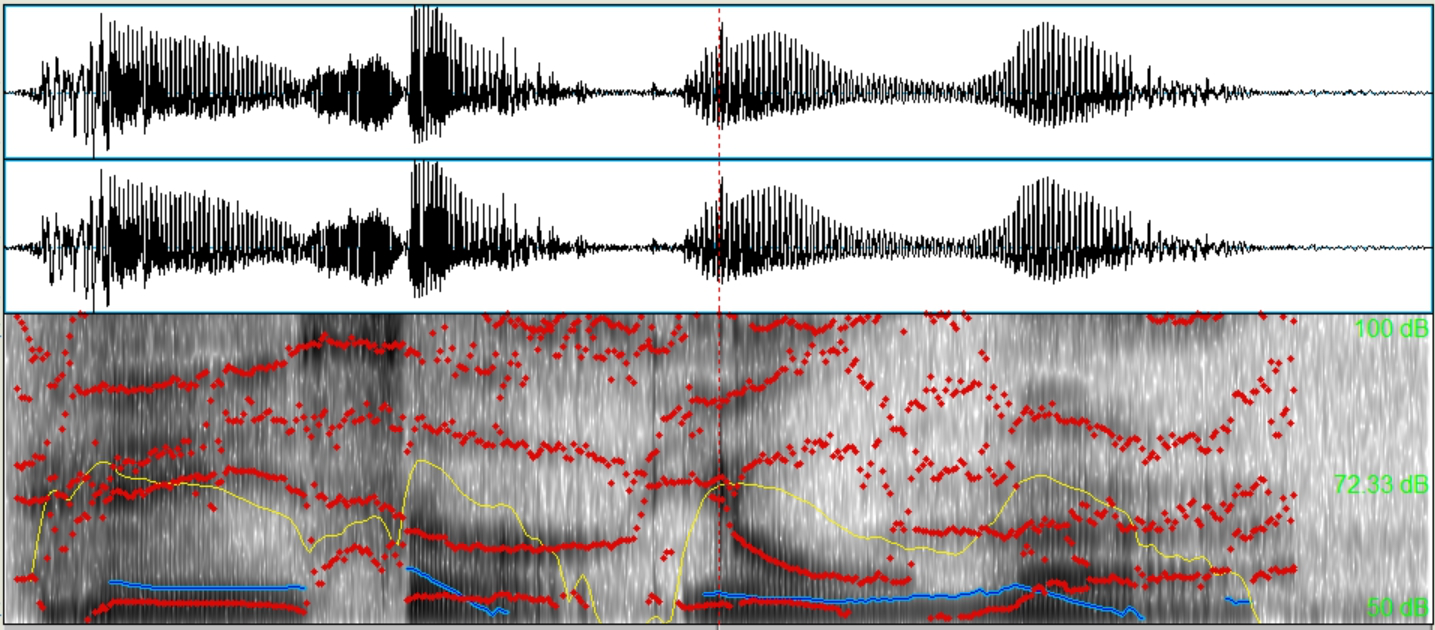
#> input picture JC.png, 1435 x 630 px
$ jupyter execute preproccess.ipynb
#> lines starting #> are read from the running program, lines starting #| are printed output that depends on the picture; after the words box and inside, x2 and y2 are one past the last pixel; in counts of white or black regions, pixels touching at a corner belong together
[cell 1]
import cv2
from matplotlib import pyplot as plt
raw = cv2.imread('JC.png')
#> raw is the input picture: shape (630, 1435, 3); mean B, G, R 169.3, 169.4, 175.3
plt.figure()
plt.imshow(raw)

[cell 2]
# split into 3 parts
channel_1 = raw[4:158, 3:-3]
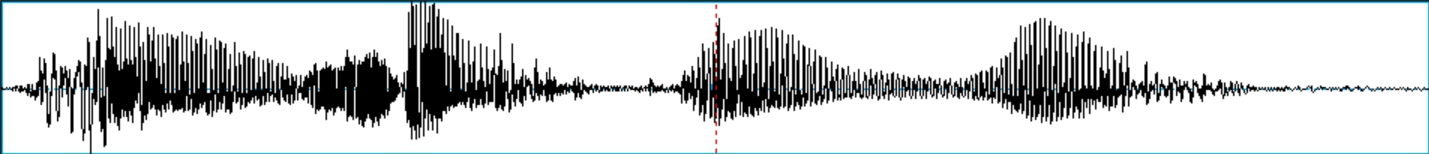
#> channel_1: shape (154, 1429, 3); mean B, G, R 206.2, 205.4, 202.4
channel_2 = raw[158:311, 3:-3]
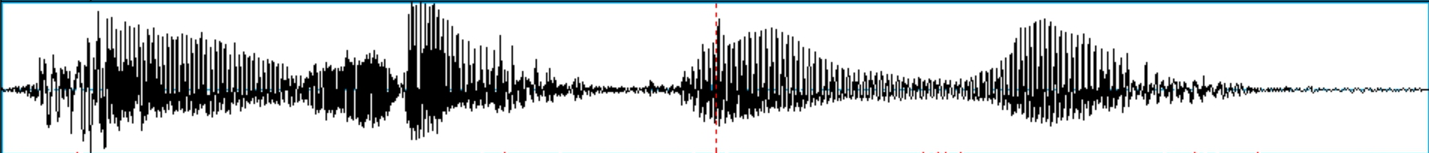
#> channel_2: shape (153, 1429, 3); mean B, G, R 206.1, 205.2, 202.5
spectrogram_raw = raw[311:-5, 3:-3]
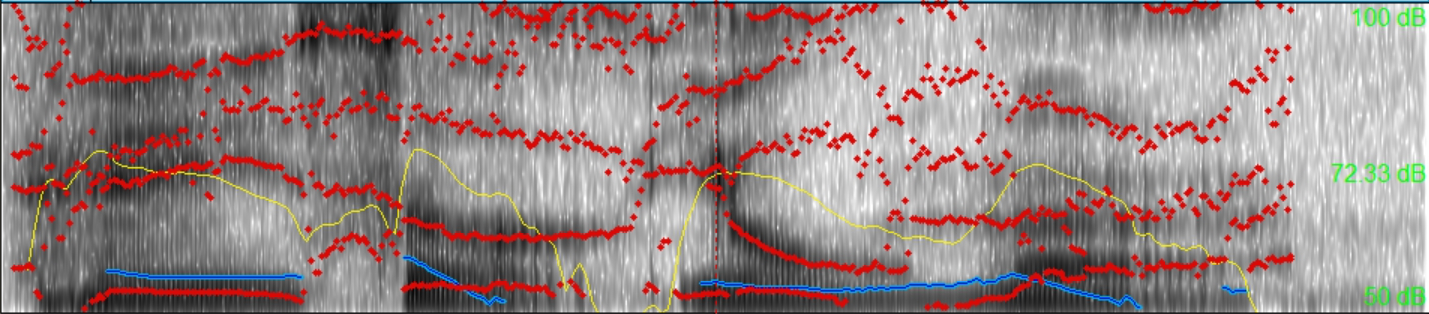
#> spectrogram_raw: shape (314, 1429, 3); mean B, G, R 132.6, 133.5, 148.1
plt.figure(figsize=[20, 8])
plt.subplot(3, 1, 1)
plt.imshow(channel_1)
plt.subplot(3, 1, 2)
plt.imshow(channel_2)
plt.subplot(3, 1, 3)
plt.imshow(spectrogram_raw)
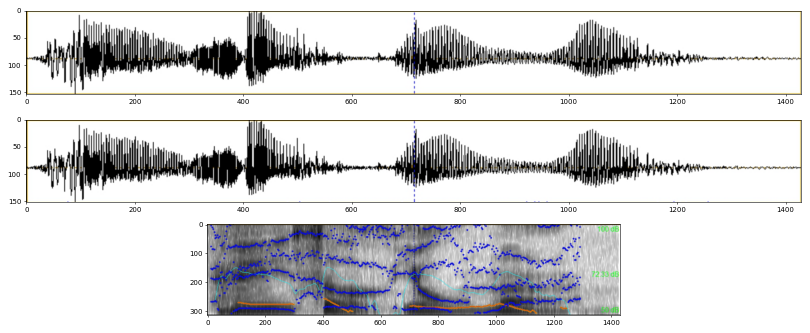
#> figure drawn by matplotlib, 3 panels; B, G, R data is drawn as R, G, B

[cell 3]
# additional info
import numpy as np

plt.figure(figsize=[20, 24])
plt.subplot(7, 1, 1)
plt.imshow(spectrogram_raw[:, :, 0])
plt.subplot(7, 1, 2)
plt.imshow(spectrogram_raw[:, :, 1])
plt.subplot(7, 1, 3)
plt.imshow(spectrogram_raw[:, :, 2])

avg = np.average(spectrogram_raw, axis=2)
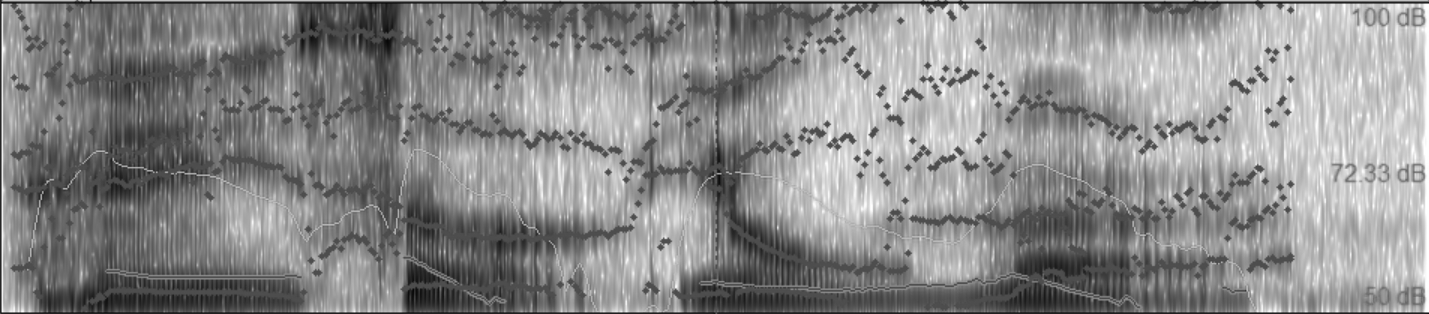
#> avg: shape (314, 1429) float64; min 8, max 255, mean 138.1
plt.subplot(7, 1, 4)
plt.imshow(avg)

var = np.var(spectrogram_raw, axis=2)
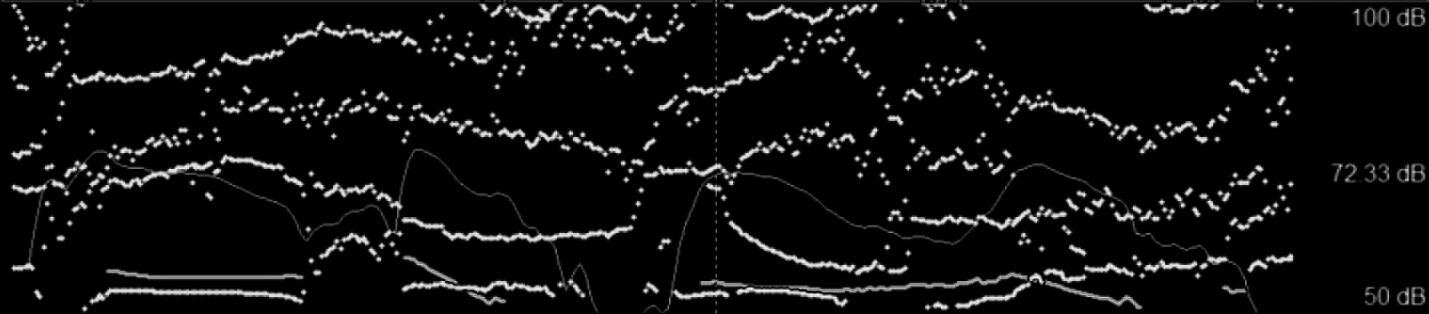
#> var: shape (314, 1429) float64; min 0, max 11453.6, mean 661.3; drawn with min black and max white
m = np.min(var)
#> m = 0
M = np.max(var)
#> M = 11453.6
var = (var - m) / (M - m)
plt.subplot(7, 1, 5)
plt.imshow(var)

split = 0.1
var[var > split] = 1
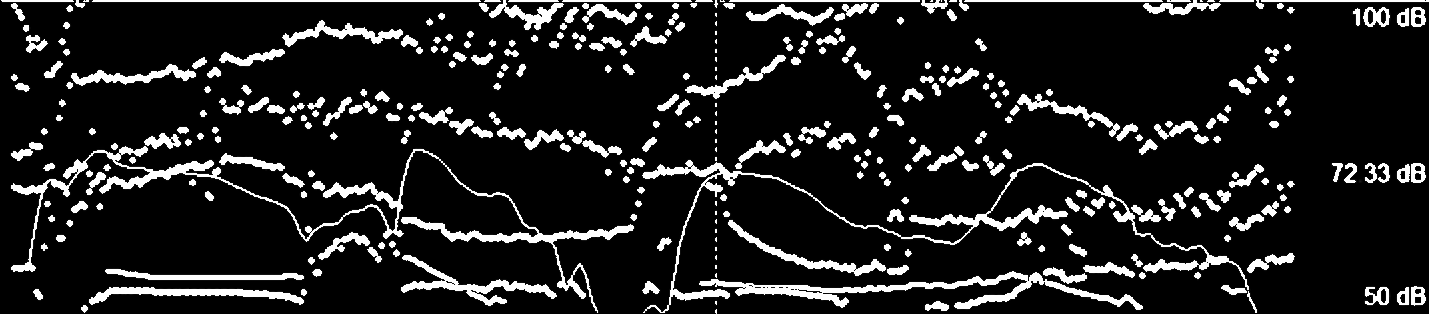
#> var: shape (314, 1429) float64; min 0, max 1, mean 0.124
var[var < split] = 0
#> var: shape (314, 1429) float64; values 0 (black) and 1 (white), 12.2% white; 351 white regions (34 under 20 px), largest, box (x1, y1, x2, y2) and area: (11, 146, 634, 313) 6482, (642, 160, 1249, 313) 5134, (699, 271, 1143, 310) 3643
plt.subplot(7, 1, 6)
plt.imshow(var)

plt.subplot(7, 1, 7)
avg[var == 1] = 0
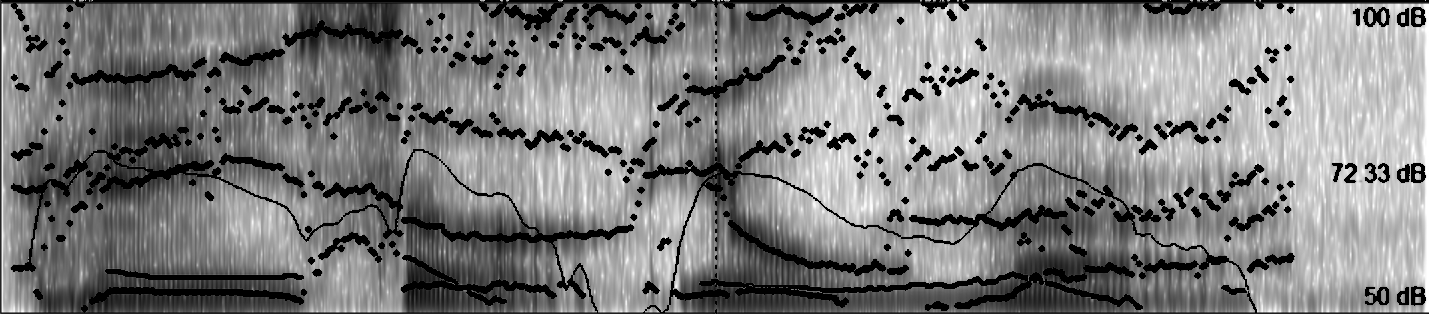
#> avg: shape (314, 1429) float64; 12.19% of pixels changed, all inside (x1, y1, x2, y2) = (1, 0, 1429, 314)
plt.imshow(avg)
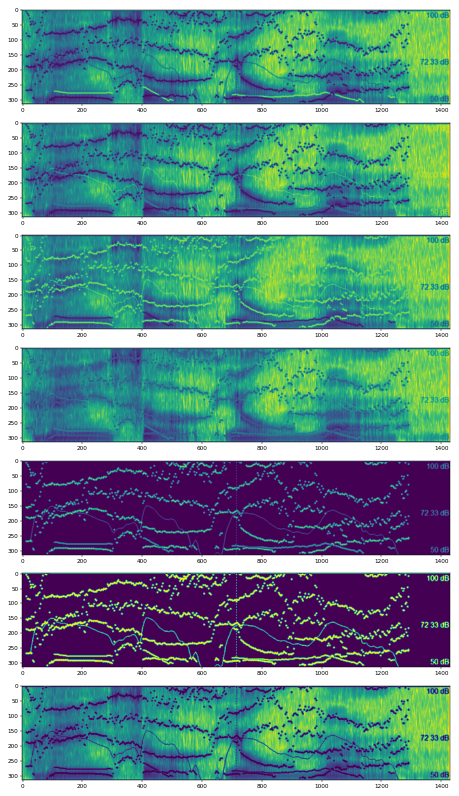
#> figure drawn by matplotlib, 7 panels

[cell 4]
# interpolate
# 從頻率內差（上下）
# from scipy.interpolate import interp2d

avg = np.average(spectrogram_raw, axis=2)
dst = cv2.inpaint(
    avg.astype('float32'), var.astype('uint8'),
    15, cv2.INPAINT_NS
)
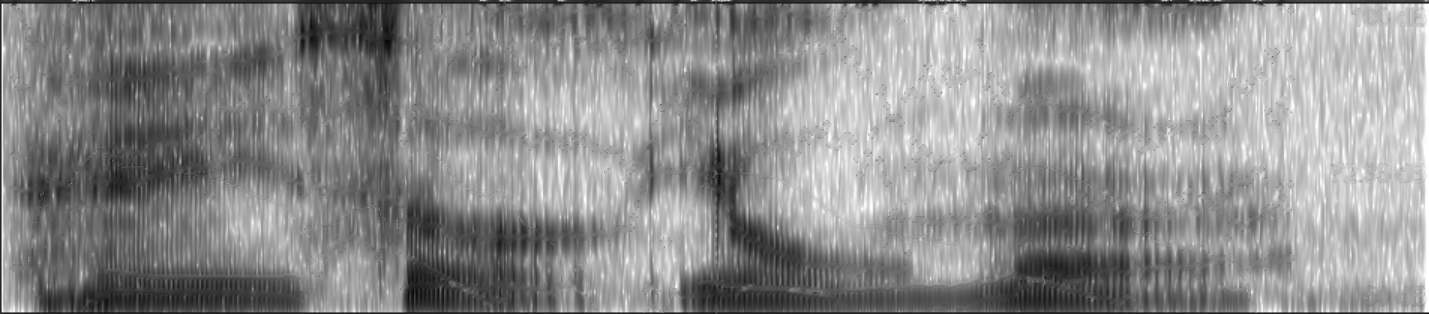
#> dst: shape (314, 1429) float32; min 8, max 255, mean 139.9
plt.figure(figsize=[20, 10])
plt.imshow(dst)

[cell 5]
cv2.imwrite('spectrogram.jpg', dst)
#> Out = True
